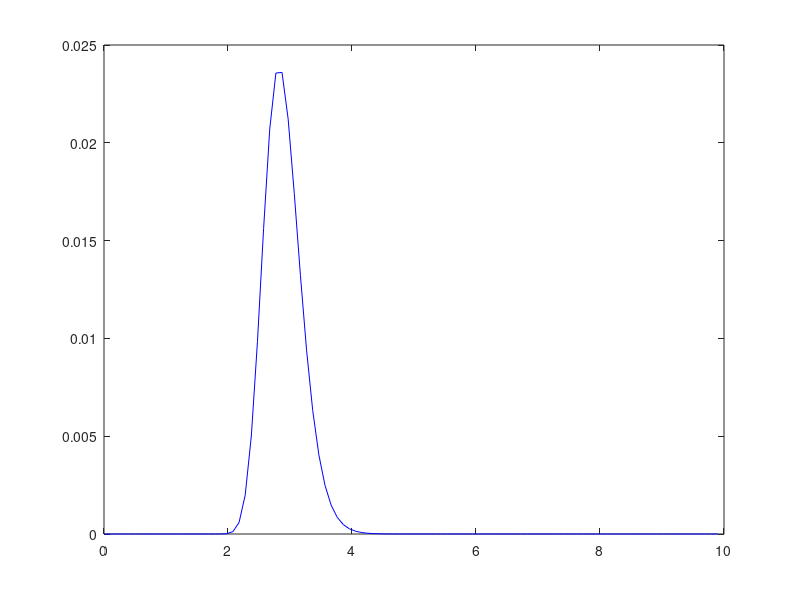

Here is the MATLAB script that generated this plot:

rhoz_vec_SW = [...
0.000000000000000000e+00
0.000000000000000000e+00
0.000000000000000000e+00
0.000000000000000000e+00
0.000000000000000000e+00
0.000000000000000000e+00
0.000000000000000000e+00
0.000000000000000000e+00
0.000000000000000000e+00
0.000000000000000000e+00
0.000000000000000000e+00
0.000000000000000000e+00
0.000000000000000000e+00
0.000000000000000000e+00
0.000000000000000000e+00
0.000000000000000000e+00
6.185791666666666457e-12
3.382673026962963076e-10
1.296743965840000251e-08
2.817436411105029186e-07
3.221747492282014870e-06
2.286697599587146057e-05
1.090258100737133569e-04
3.690845195071861765e-04
9.321118008830428341e-04
1.830927090744815513e-03
2.905450039816004186e-03
3.850588699470001725e-03
4.382594884424513733e-03
4.388956720341182817e-03
3.944525665982967499e-03
3.235901413077701613e-03
2.457025677291482715e-03
1.747170839503112139e-03
1.174717944118148063e-03
7.527509168238214528e-04
4.630312905872732980e-04
2.747189212628520509e-04
1.581095546088094530e-04
8.860067085941997558e-05
4.851944366254112720e-05
2.603983978616987354e-05
1.371724344957473991e-05
7.139472577022170183e-06
3.657171965853988099e-06
1.843763989824283500e-06
9.276112850890654966e-07
4.684749632493184464e-07
2.342614848967504108e-07
1.202609766397706154e-07
6.361535173780000877e-08
3.293680403238518254e-08
1.810385007001481004e-08
1.105247659820740865e-08
7.048072121948150111e-09
4.981988617740741996e-09
3.534870891459259355e-09
3.013195592866666685e-09
2.695680506777778244e-09
2.317022554185185154e-09
1.691067460985185438e-09
1.690959597925926088e-09
1.458201006185185436e-09
8.149562372444442933e-10
7.452061036148147958e-10
6.589480021481482093e-10
6.064342182074074075e-10
5.066313658740741203e-10
4.655341489629629667e-10
4.114714931777777907e-10
2.639893246888889212e-10
3.574258047111110505e-10
2.927731318222222257e-10
2.336311946962962925e-10
2.405199173407407528e-10
1.401559320888888945e-10
1.776912288296296298e-10
1.513943423629629423e-10
1.428573682222222178e-10
1.975647811703703853e-10
8.068070872592593248e-11
6.988466002222221727e-11
6.635667427407407901e-11
4.639343755555555469e-12
0.000000000000000000e+00
0.000000000000000000e+00
0.000000000000000000e+00
0.000000000000000000e+00
0.000000000000000000e+00
0.000000000000000000e+00
0.000000000000000000e+00
0.000000000000000000e+00
0.000000000000000000e+00
0.000000000000000000e+00
0.000000000000000000e+00
0.000000000000000000e+00
0.000000000000000000e+00
0.000000000000000000e+00
0.000000000000000000e+00
0.000000000000000000e+00
0.000000000000000000e+00];

z_vec_SW = [0 : length(rhoz_vec_SW)-1]*9.900990e-02;

figure(1); plot(z_vec_SW,rhoz_vec_SW*0.0236/max(rhoz_vec_SW),'b')
